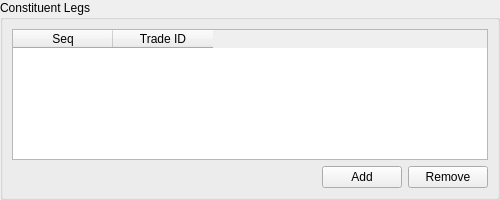
<?xml version="1.0" encoding="UTF-8"?>
<ui version="4.0">
 <class>CompositeLegsWidget</class>
 <widget class="QWidget" name="CompositeLegsWidget">
  <property name="geometry">
   <rect>
    <x>0</x>
    <y>0</y>
    <width>500</width>
    <height>200</height>
   </rect>
  </property>
  <layout class="QVBoxLayout" name="verticalLayout" stretch="1,0">
   <property name="margin">
    <number>0</number>
   </property>
   <item>
    <widget class="QGroupBox" name="legsGroup">
     <property name="title">
      <string>Constituent Legs</string>
     </property>
     <layout class="QVBoxLayout" name="legsGroupLayout">
      <item>
       <widget class="QTableWidget" name="legsTable">
        <property name="minimumSize">
         <size>
          <width>0</width>
          <height>80</height>
         </size>
        </property>
        <property name="selectionMode">
         <enum>QAbstractItemView::SingleSelection</enum>
        </property>
        <property name="selectionBehavior">
         <enum>QAbstractItemView::SelectRows</enum>
        </property>
        <property name="columnCount">
         <number>2</number>
        </property>
        <column>
         <property name="text">
          <string>Seq</string>
         </property>
        </column>
        <column>
         <property name="text">
          <string>Trade ID</string>
         </property>
        </column>
       </widget>
      </item>
      <item>
       <layout class="QHBoxLayout" name="buttonsLayout">
        <item>
         <spacer name="horizontalSpacer">
          <property name="orientation">
           <enum>Qt::Horizontal</enum>
          </property>
          <property name="sizeHint" stdset="0">
           <size>
            <width>40</width>
            <height>20</height>
           </size>
          </property>
         </spacer>
        </item>
        <item>
         <widget class="QPushButton" name="addLegButton">
          <property name="text">
           <string>Add</string>
          </property>
         </widget>
        </item>
        <item>
         <widget class="QPushButton" name="removeLegButton">
          <property name="text">
           <string>Remove</string>
          </property>
         </widget>
        </item>
       </layout>
      </item>
     </layout>
    </widget>
   </item>
  </layout>
 </widget>
 <resources/>
 <connections/>
</ui>
